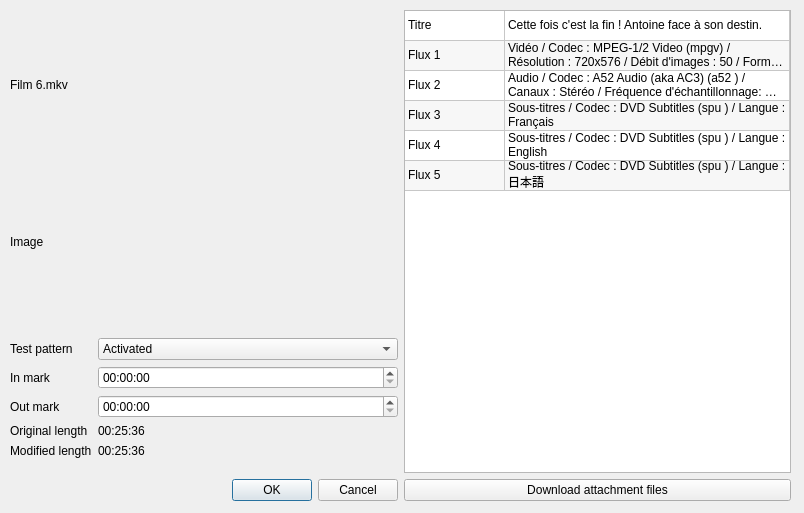
<?xml version="1.0" encoding="UTF-8"?>
<ui version="4.0">
 <class>AdvancedSettingsWindow</class>
 <widget class="QDialog" name="AdvancedSettingsWindow">
  <property name="geometry">
   <rect>
    <x>0</x>
    <y>0</y>
    <width>804</width>
    <height>513</height>
   </rect>
  </property>
  <property name="windowTitle">
   <string>Advanced settings</string>
  </property>
  <property name="locale">
   <locale language="English" country="UnitedStates"/>
  </property>
  <widget class="QWidget" name="horizontalLayoutWidget">
   <property name="geometry">
    <rect>
     <x>10</x>
     <y>10</y>
     <width>781</width>
     <height>491</height>
    </rect>
   </property>
   <layout class="QHBoxLayout" name="horizontalLayout">
    <item>
     <layout class="QVBoxLayout" name="verticalLayout">
      <item>
       <widget class="QLabel" name="label_title">
        <property name="text">
         <string>Film 6.mkv</string>
        </property>
       </widget>
      </item>
      <item>
       <widget class="QLabel" name="label_picture">
        <property name="text">
         <string>Image</string>
        </property>
       </widget>
      </item>
      <item>
       <layout class="QFormLayout" name="formLayout">
        <property name="formAlignment">
         <set>Qt::AlignLeading|Qt::AlignLeft|Qt::AlignVCenter</set>
        </property>
        <item row="0" column="0">
         <widget class="QLabel" name="label_testPattern">
          <property name="text">
           <string>Test pattern</string>
          </property>
         </widget>
        </item>
        <item row="0" column="1">
         <widget class="QComboBox" name="comboBox_testPattern">
          <item>
           <property name="text">
            <string>Activated</string>
           </property>
          </item>
          <item>
           <property name="text">
            <string>Inactive</string>
           </property>
          </item>
         </widget>
        </item>
        <item row="1" column="0">
         <widget class="QLabel" name="label_inMark">
          <property name="text">
           <string>In mark</string>
          </property>
         </widget>
        </item>
        <item row="1" column="1">
         <widget class="QTimeEdit" name="timeEdit_inMark">
          <property name="displayFormat">
           <string>HH:mm:ss</string>
          </property>
         </widget>
        </item>
        <item row="2" column="0">
         <widget class="QLabel" name="label_outMark">
          <property name="text">
           <string>Out mark</string>
          </property>
         </widget>
        </item>
        <item row="2" column="1">
         <widget class="QTimeEdit" name="timeEdit_outMark">
          <property name="displayFormat">
           <string>HH:mm:ss</string>
          </property>
         </widget>
        </item>
        <item row="3" column="0">
         <widget class="QLabel" name="label_originalLength">
          <property name="text">
           <string>Original length</string>
          </property>
         </widget>
        </item>
        <item row="3" column="1">
         <widget class="QLabel" name="label_originalLengthValue">
          <property name="text">
           <string>00:25:36</string>
          </property>
         </widget>
        </item>
        <item row="4" column="0">
         <widget class="QLabel" name="label_modifiedLength">
          <property name="text">
           <string>Modified length</string>
          </property>
         </widget>
        </item>
        <item row="4" column="1">
         <widget class="QLabel" name="label_modifiedLengthValue">
          <property name="text">
           <string>00:25:36</string>
          </property>
         </widget>
        </item>
       </layout>
      </item>
      <item>
       <widget class="QDialogButtonBox" name="buttonBox_OKCancel">
        <property name="standardButtons">
         <set>QDialogButtonBox::Cancel|QDialogButtonBox::Ok</set>
        </property>
        <property name="centerButtons">
         <bool>false</bool>
        </property>
       </widget>
      </item>
     </layout>
    </item>
    <item>
     <layout class="QVBoxLayout" name="verticalLayout_2">
      <item>
       <widget class="QTableWidget" name="tableWidget_information">
        <property name="editTriggers">
         <set>QAbstractItemView::NoEditTriggers</set>
        </property>
        <property name="alternatingRowColors">
         <bool>true</bool>
        </property>
        <property name="columnCount">
         <number>2</number>
        </property>
        <attribute name="horizontalHeaderVisible">
         <bool>false</bool>
        </attribute>
        <attribute name="horizontalHeaderStretchLastSection">
         <bool>true</bool>
        </attribute>
        <attribute name="verticalHeaderVisible">
         <bool>false</bool>
        </attribute>
        <row>
         <property name="text">
          <string>Nouvelle ligne</string>
         </property>
        </row>
        <row>
         <property name="text">
          <string>Nouvelle ligne</string>
         </property>
        </row>
        <row>
         <property name="text">
          <string>Nouvelle ligne</string>
         </property>
        </row>
        <row>
         <property name="text">
          <string>Nouvelle ligne</string>
         </property>
        </row>
        <row>
         <property name="text">
          <string>Nouvelle ligne</string>
         </property>
        </row>
        <row>
         <property name="text">
          <string>Nouvelle ligne</string>
         </property>
        </row>
        <column/>
        <column/>
        <item row="0" column="0">
         <property name="text">
          <string>Titre</string>
         </property>
        </item>
        <item row="0" column="1">
         <property name="text">
          <string>Cette fois c'est la fin ! Antoine face à son destin.</string>
         </property>
        </item>
        <item row="1" column="0">
         <property name="text">
          <string>Flux 1</string>
         </property>
        </item>
        <item row="1" column="1">
         <property name="text">
          <string>Vidéo / Codec : MPEG-1/2 Video (mpgv) / Résolution : 720x576 / Débit d'images : 50 / Format décodé: Planar 4:2:0 YUV</string>
         </property>
        </item>
        <item row="2" column="0">
         <property name="text">
          <string>Flux 2</string>
         </property>
        </item>
        <item row="2" column="1">
         <property name="text">
          <string>Audio / Codec : A52 Audio (aka AC3) (a52 ) / Canaux : Stéréo / Fréquence d'échantillonnage: 48000 Hz / Débit : 192 kb/s</string>
         </property>
        </item>
        <item row="3" column="0">
         <property name="text">
          <string>Flux 3</string>
         </property>
        </item>
        <item row="3" column="1">
         <property name="text">
          <string>Sous-titres / Codec : DVD Subtitles (spu ) / Langue : Français</string>
         </property>
        </item>
        <item row="4" column="0">
         <property name="text">
          <string>Flux 4</string>
         </property>
        </item>
        <item row="4" column="1">
         <property name="text">
          <string>Sous-titres / Codec : DVD Subtitles (spu ) / Langue : English</string>
         </property>
        </item>
        <item row="5" column="0">
         <property name="text">
          <string>Flux 5</string>
         </property>
        </item>
        <item row="5" column="1">
         <property name="text">
          <string>Sous-titres / Codec : DVD Subtitles (spu ) / Langue : 日本語</string>
         </property>
        </item>
       </widget>
      </item>
      <item>
       <widget class="QPushButton" name="pushButton_attachment">
        <property name="text">
         <string>Download attachment files</string>
        </property>
        <property name="icon">
         <iconset resource="../images.qrc">
          <normaloff>:/icons/resources/glyphicons/glyphicons_181_download_alt.png</normaloff>:/icons/resources/glyphicons/glyphicons_181_download_alt.png</iconset>
        </property>
       </widget>
      </item>
     </layout>
    </item>
   </layout>
  </widget>
 </widget>
 <resources>
  <include location="../images.qrc"/>
 </resources>
 <connections/>
</ui>
